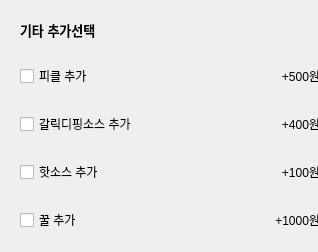
            <widget class="QWidget" name="widget_whole_5" native="true">
             <property name="minimumSize">
              <size>
               <width>318</width>
               <height>0</height>
              </size>
             </property>
             <property name="maximumSize">
              <size>
               <width>318</width>
               <height>16777215</height>
              </size>
             </property>
             <layout class="QVBoxLayout" name="verticalLayout_11">
              <item>
               <widget class="QWidget" name="widget_title_5" native="true">
                <layout class="QVBoxLayout" name="verticalLayout_12">
                 <item>
                  <widget class="QLabel" name="label_41">
                   <property name="font">
                    <font>
                     <pointsize>10</pointsize>
                     <weight>75</weight>
                     <bold>true</bold>
                    </font>
                   </property>
                   <property name="text">
                    <string>기타 추가선택</string>
                   </property>
                  </widget>
                 </item>
                </layout>
               </widget>
              </item>
              <item>
               <widget class="QWidget" name="widget_29" native="true">
                <property name="minimumSize">
                 <size>
                  <width>318</width>
                  <height>0</height>
                 </size>
                </property>
                <property name="maximumSize">
                 <size>
                  <width>318</width>
                  <height>16777215</height>
                 </size>
                </property>
                <layout class="QHBoxLayout" name="horizontalLayout_29">
                 <item>
                  <widget class="QCheckBox" name="checkBox_14">
                   <property name="text">
                    <string>피클 추가</string>
                   </property>
                  </widget>
                 </item>
                 <item>
                  <widget class="QLabel" name="picle">
                   <property name="text">
                    <string>+500원</string>
                   </property>
                   <property name="alignment">
                    <set>Qt::AlignRight|Qt::AlignTrailing|Qt::AlignVCenter</set>
                   </property>
                  </widget>
                 </item>
                </layout>
               </widget>
              </item>
              <item>
               <widget class="QWidget" name="widget_30" native="true">
                <property name="minimumSize">
                 <size>
                  <width>318</width>
                  <height>0</height>
                 </size>
                </property>
                <property name="maximumSize">
                 <size>
                  <width>318</width>
                  <height>16777215</height>
                 </size>
                </property>
                <layout class="QHBoxLayout" name="horizontalLayout_30">
                 <item>
                  <widget class="QCheckBox" name="checkBox_15">
                   <property name="text">
                    <string>갈릭디핑소스 추가</string>
                   </property>
                  </widget>
                 </item>
                 <item>
                  <widget class="QLabel" name="garlicDeeping">
                   <property name="text">
                    <string>+400원</string>
                   </property>
                   <property name="alignment">
                    <set>Qt::AlignRight|Qt::AlignTrailing|Qt::AlignVCenter</set>
                   </property>
                  </widget>
                 </item>
                </layout>
               </widget>
              </item>
              <item>
               <widget class="QWidget" name="widget_31" native="true">
                <property name="minimumSize">
                 <size>
                  <width>318</width>
                  <height>0</height>
                 </size>
                </property>
                <property name="maximumSize">
                 <size>
                  <width>318</width>
                  <height>16777215</height>
                 </size>
                </property>
                <layout class="QHBoxLayout" name="horizontalLayout_31">
                 <item>
                  <widget class="QCheckBox" name="checkBox_16">
                   <property name="text">
                    <string>핫소스 추가</string>
                   </property>
                  </widget>
                 </item>
                 <item>
                  <widget class="QLabel" name="hotSource">
                   <property name="text">
                    <string>+100원</string>
                   </property>
                   <property name="alignment">
                    <set>Qt::AlignRight|Qt::AlignTrailing|Qt::AlignVCenter</set>
                   </property>
                  </widget>
                 </item>
                </layout>
               </widget>
              </item>
              <item>
               <widget class="QWidget" name="widget_32" native="true">
                <property name="minimumSize">
                 <size>
                  <width>318</width>
                  <height>0</height>
                 </size>
                </property>
                <property name="maximumSize">
                 <size>
                  <width>318</width>
                  <height>16777215</height>
                 </size>
                </property>
                <layout class="QHBoxLayout" name="horizontalLayout_32">
                 <item>
                  <widget class="QCheckBox" name="checkBox_17">
                   <property name="text">
                    <string>꿀 추가</string>
                   </property>
                  </widget>
                 </item>
                 <item>
                  <widget class="QLabel" name="honey">
                   <property name="text">
                    <string>+1000원</string>
                   </property>
                   <property name="alignment">
                    <set>Qt::AlignRight|Qt::AlignTrailing|Qt::AlignVCenter</set>
                   </property>
                  </widget>
                 </item>
                </layout>
               </widget>
              </item>
             </layout>
            </widget>
